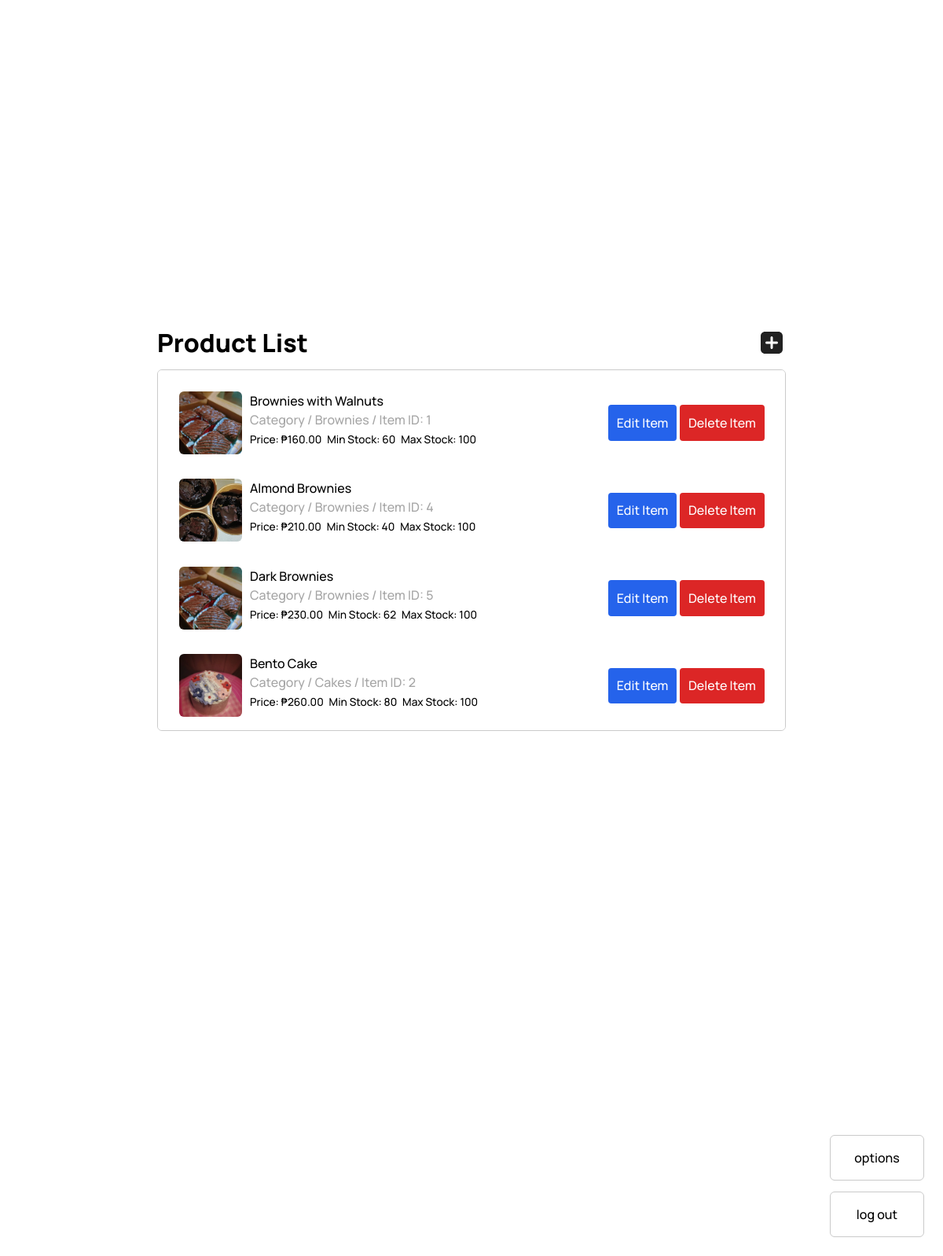
/views/adminpanel/pages/product-manage.php (signed in), run on an earlier commit of the app's database.
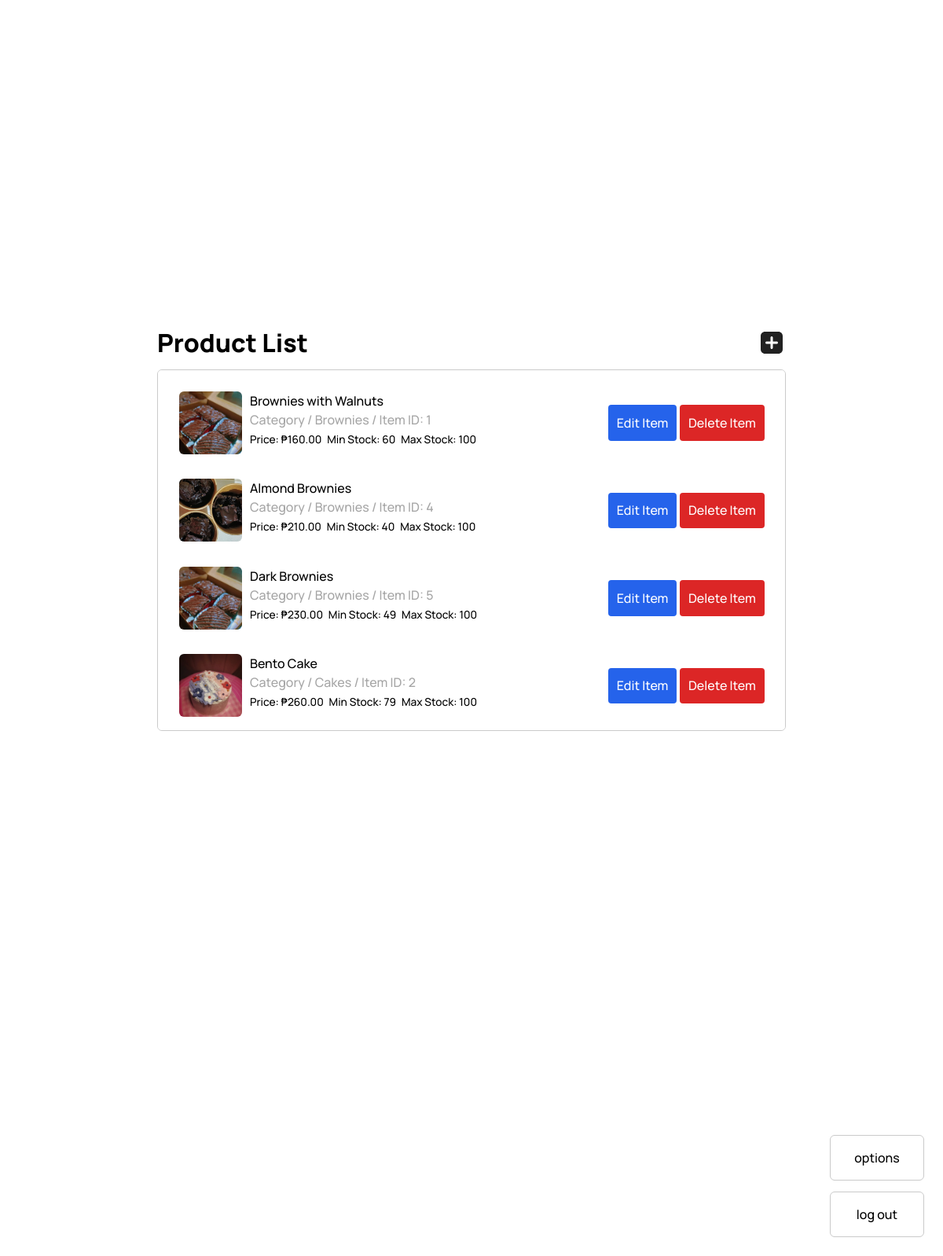
And on a later commit of the database.
### tables this page shows
CREATE TABLE `treiven_products` (
  `trv_product_id` int(11) NOT NULL,
  `trv_category_id` int(11) DEFAULT NULL,
  `trv_product_name` varchar(255) DEFAULT NULL,
  `trv_product_info` varchar(4000) DEFAULT NULL,
  `trv_product_price` decimal(10,2) DEFAULT NULL,
  `trv_product_second_price` decimal(10,2) DEFAULT NULL,
  `trv_minimum_stock` int(11) DEFAULT NULL,
  `trv_product_qty_stock` enum('Yes','No') DEFAULT NULL,
  `trv_product_image` longblob DEFAULT NULL,
  `trv_category_name` enum('Brownies','Cakes','Cookies','Specials') DEFAULT NULL,
  `trv_maximum_stock` int(11) DEFAULT NULL
);

CREATE TABLE `treiven_category` (
  `trv_category_id` int(11) NOT NULL,
  `trv_category_name` enum('Brownies','Cakes','Cookies','Specials') DEFAULT NULL,
  `trv_category_info` varchar(4000) DEFAULT NULL
);

### views/adminpanel/pages/product-manage.php (the view, shortened to what this page needs)
<?php
$mysql_hostname = "localhost";
$mysql_username = "root";
$mysql_password = "";
$mysql_database = "im101-pastry";
$conn = mysqli_connect($mysql_hostname, $mysql_username, $mysql_password, $mysql_database);
$query = "SELECT p.trv_product_id, p.trv_product_image, p.trv_product_name, c.trv_category_name, p.trv_product_price, p.trv_minimum_stock, p.trv_maximum_stock FROM treiven_products p INNER JOIN treiven_category c ON p.trv_category_id = c.trv_category_id";
$result = mysqli_query($conn, $query);
$products = [];
if ($result) {
    while ($row = mysqli_fetch_assoc($result)) {
        $products[] = $row;
    }
}
?>
<!DOCTYPE html>
<html lang="en">
<head>
    <link rel="stylesheet" href="../../../views/modules/index.css" />
</head>
<body>
    <main class="product-manage-page">
        <div class="product-manage-wrapper">
            <header class="manage-head">
                <div class="left-head">
                    <span>Product List</span>
                </div>
                <div class="right-head">
                </div>
            </header>
            <section class="product-items-wrapper">
                <?php foreach ($products as $product) : ?>
                    <div class="product-item">
                        <div class="product-left-side">
                            <div class="product-hero">
                                <img src="./uploads/<?= $product['trv_product_image'] ?>" alt="" />
                            </div>
                            <div class="product-first-detail">
                                <span><?= $product['trv_product_name'] ?></span>
                                <p style="color: #A6A6A6;">Category / <?= $product['trv_category_name'] ?> / Item ID: <?= $product['trv_product_id'] ?></p>
                                <div class="product-flex">
                                    <p>Price: ₱<?= $product['trv_product_price'] ?></p>
                                    <p>Min Stock: <?= $product['trv_minimum_stock'] ?></p>
                                    <p>Max Stock: <?= $product['trv_maximum_stock'] ?></p>
                                </div>
                            </div>
                        </div>
                        <div class="product-right-side">
                            <button class="edit-item">
                                Edit Item
                            </button>
                            <button class="delete-item" data-product-id="<?= $product['trv_product_id'] ?>">
                                Delete Item
                            </button>
                        </div>
                    </div>
                <?php endforeach; ?>
            </section>
            <div class="admin-session-wrapper">
                <a class="admin-session admin-option" href="../index.php">
                    options
                </a>
                <a class="admin-session" href="../../client/login/index.php">
                    log out
                </a>
            </div>
        </div>
    </main>
</body>
</html>

### views/modules/index.css (style rules this page uses)
* { margin: 0; }
*, *::before, *::after { box-sizing: border-box; }
html, body { isolation: isolate; height: 100%; }
body { line-height: 1.5; -webkit-font-smoothing: antialiased; font-family: "Manrope", sans-serif; font-weight: 500; }
a, button { text-decoration: none; cursor: pointer; }
img, picture, video, canvas, svg { display: block; max-width: 100%; }
input, button, textarea, select { font: inherit; }
p, h1, h2, h3, h4, h5, h6 { overflow-wrap: break-word; }

### views/modules/admin/Landing.module.css (style rules this page uses)
.admin-session-wrapper { position: absolute; bottom: 24px; right: 24px; z-index: 99; display: flex; flex-direction: column; }
.admin-session { border: 1px solid #cacaca; padding: 1em; background: white; border-radius: 6px; color: #000; overflow: hidden; user-select: none; cursor: pointer; text-align: center; width: 120px; }
.admin-option { margin-bottom: 0.857em; }

### views/modules/admin/ProductManage.module.css (style rules this page uses)
.product-manage-page { padding: 2em; }
.product-manage-wrapper { display: flex; align-items: center; justify-content: center; flex-direction: column; margin: 0 auto; max-width: 800px; height: 80vh; }
.manage-head { display: flex; justify-content: space-between; align-items: center; width: 100%; flex-direction: row; margin-bottom: 0.657em; }
.manage-head svg { width: 36px; }
.right-head { cursor: pointer; }
.product-items-wrapper { border: 1px solid #cacaca; background: white; padding: 1em; width: 100%; height: 460px; border-radius: 6px; overflow: auto; position: relative; }
.left-head { font-size: 2em; font-weight: 800; }
.product-hero { width: 80px; height: 80px; border-radius: 6px; overflow: hidden; margin-right: 0.657em; }
.product-hero img { width: 100%; height: 100%; object-fit: cover; }
.product-item { display: flex; align-items: center; justify-content: space-between; flex-direction: row; border-radius: 6px; padding: 0.657em; margin-bottom: 0.657em; user-select: none; }
.product-left-side { display: flex; align-items: flex-start; }
.product-right-side { display: flex; align-items: center; flex-direction: row; }
.edit-item, .delete-item, .view-item { border: none; appearance: none; padding: 0.667em; border-radius: 4px; color: white; }
.edit-item { background: #2563eb; margin-right: 0.257em; }
.delete-item { background: #dc2626; }
.product-flex { display: inline-flex; align-items: center; flex-direction: row; font-size: 0.857em; }
.product-flex p:nth-child(1), .product-flex p:nth-child(2) { margin-right: 0.5em; }

What changed in the data, as far as the page shows it:
changed treiven_products "Dark Brownies": trv_minimum_stock "62" → "49"
changed treiven_products "Bento Cake": trv_minimum_stock "80" → "79"
